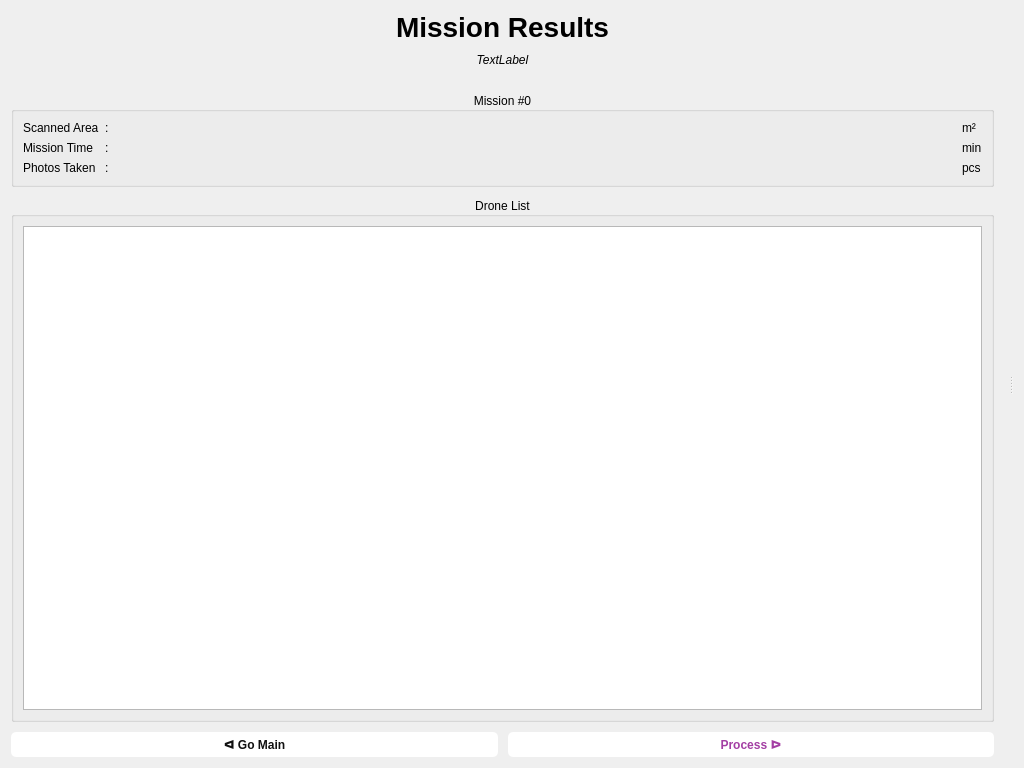
<?xml version="1.0" encoding="UTF-8"?>
<ui version="4.0">
 <class>Form</class>
 <widget class="QWidget" name="Form">
  <property name="geometry">
   <rect>
    <x>0</x>
    <y>0</y>
    <width>1024</width>
    <height>768</height>
   </rect>
  </property>
  <property name="windowTitle">
   <string>Form</string>
  </property>
  <property name="styleSheet">
   <string notr="true">QPushButton {
    color: #111111;
    background-color: #ffffff;
    padding: 5px 10px;
    font-weight: 500;
    border-radius: 5px;
    border: 0px;
}

QPushButton:focus { border: 1px solid darkgrey; }
QPushButton:hover { background-color: #bebebe; }
QPushButton:pressed { color: white; background-color: #5c5c5c; }
QPushButton:disabled { color: grey; background-color: #bbbbbb; }

#btn_process { color: #a33ea3; }
#btn_process:hover { background-color: #f7c3f7; }
#btn_process:pressed { color: white; background-color: #a33ea3; }
#btn_process:disabled { color: grey; background-color: #bbbbbb; }
</string>
  </property>
  <layout class="QHBoxLayout" name="horizontalLayout">
   <item>
    <widget class="QSplitter" name="splitter">
     <property name="orientation">
      <enum>Qt::Horizontal</enum>
     </property>
     <widget class="QWidget" name="layoutWidget">
      <layout class="QVBoxLayout" name="v_lay_left" stretch="0,0,0,0,0,0">
       <property name="spacing">
        <number>10</number>
       </property>
       <property name="rightMargin">
        <number>15</number>
       </property>
       <item>
        <widget class="QLabel" name="label_header">
         <property name="font">
          <font>
           <pointsize>21</pointsize>
           <bold>true</bold>
          </font>
         </property>
         <property name="text">
          <string>Mission Results</string>
         </property>
         <property name="textFormat">
          <enum>Qt::AutoText</enum>
         </property>
         <property name="alignment">
          <set>Qt::AlignCenter</set>
         </property>
        </widget>
       </item>
       <item>
        <widget class="QLabel" name="label_description">
         <property name="font">
          <font>
           <italic>true</italic>
          </font>
         </property>
         <property name="text">
          <string>TextLabel</string>
         </property>
         <property name="alignment">
          <set>Qt::AlignCenter</set>
         </property>
        </widget>
       </item>
       <item>
        <spacer name="verticalSpacer">
         <property name="orientation">
          <enum>Qt::Vertical</enum>
         </property>
         <property name="sizeType">
          <enum>QSizePolicy::Fixed</enum>
         </property>
         <property name="sizeHint" stdset="0">
          <size>
           <width>20</width>
           <height>15</height>
          </size>
         </property>
        </spacer>
       </item>
       <item>
        <widget class="QGroupBox" name="gb_mission">
         <property name="title">
          <string>Mission #0</string>
         </property>
         <property name="alignment">
          <set>Qt::AlignCenter</set>
         </property>
         <layout class="QGridLayout" name="gridLayout" columnstretch="0,0,1,0">
          <item row="1" column="1">
           <widget class="QLabel" name="colon_2">
            <property name="text">
             <string>:</string>
            </property>
           </widget>
          </item>
          <item row="3" column="1">
           <widget class="QLabel" name="colon_3">
            <property name="text">
             <string>:</string>
            </property>
           </widget>
          </item>
          <item row="3" column="2">
           <widget class="QLabel" name="batt_required_value">
            <property name="text">
             <string/>
            </property>
            <property name="alignment">
             <set>Qt::AlignRight|Qt::AlignTrailing|Qt::AlignVCenter</set>
            </property>
           </widget>
          </item>
          <item row="0" column="2">
           <widget class="QLabel" name="scanned_area_value">
            <property name="text">
             <string/>
            </property>
            <property name="alignment">
             <set>Qt::AlignRight|Qt::AlignTrailing|Qt::AlignVCenter</set>
            </property>
           </widget>
          </item>
          <item row="1" column="2">
           <widget class="QLabel" name="mission_time_value">
            <property name="text">
             <string/>
            </property>
            <property name="alignment">
             <set>Qt::AlignRight|Qt::AlignTrailing|Qt::AlignVCenter</set>
            </property>
           </widget>
          </item>
          <item row="1" column="3">
           <widget class="QLabel" name="mission_time_unit">
            <property name="text">
             <string>min</string>
            </property>
           </widget>
          </item>
          <item row="0" column="0">
           <widget class="QLabel" name="scanned_area_label">
            <property name="text">
             <string>Scanned Area</string>
            </property>
           </widget>
          </item>
          <item row="1" column="0">
           <widget class="QLabel" name="mission_time_label">
            <property name="text">
             <string>Mission Time</string>
            </property>
           </widget>
          </item>
          <item row="0" column="1">
           <widget class="QLabel" name="colon_1">
            <property name="text">
             <string>:</string>
            </property>
           </widget>
          </item>
          <item row="3" column="3">
           <widget class="QLabel" name="label">
            <property name="text">
             <string>pcs</string>
            </property>
           </widget>
          </item>
          <item row="0" column="3">
           <widget class="QLabel" name="scanned_area_unit">
            <property name="text">
             <string>m²</string>
            </property>
           </widget>
          </item>
          <item row="3" column="0">
           <widget class="QLabel" name="batt_required_label">
            <property name="text">
             <string>Photos Taken</string>
            </property>
           </widget>
          </item>
         </layout>
        </widget>
       </item>
       <item>
        <widget class="QGroupBox" name="gb_drones">
         <property name="title">
          <string>Drone List</string>
         </property>
         <property name="alignment">
          <set>Qt::AlignCenter</set>
         </property>
         <layout class="QVBoxLayout" name="verticalLayout_2">
          <item>
           <widget class="QListWidget" name="listWidget"/>
          </item>
         </layout>
        </widget>
       </item>
       <item>
        <layout class="QGridLayout" name="g_lay_buttons">
         <item row="0" column="0">
          <widget class="QPushButton" name="btn_main">
           <property name="text">
            <string>ᐊ Go Main</string>
           </property>
          </widget>
         </item>
         <item row="0" column="1">
          <widget class="QPushButton" name="btn_process">
           <property name="text">
            <string>Process ᐅ</string>
           </property>
          </widget>
         </item>
        </layout>
       </item>
      </layout>
     </widget>
     <widget class="QWidget" name="layoutWidget">
      <layout class="QVBoxLayout" name="v_lay_right"/>
     </widget>
    </widget>
   </item>
  </layout>
 </widget>
 <resources/>
 <connections/>
</ui>
